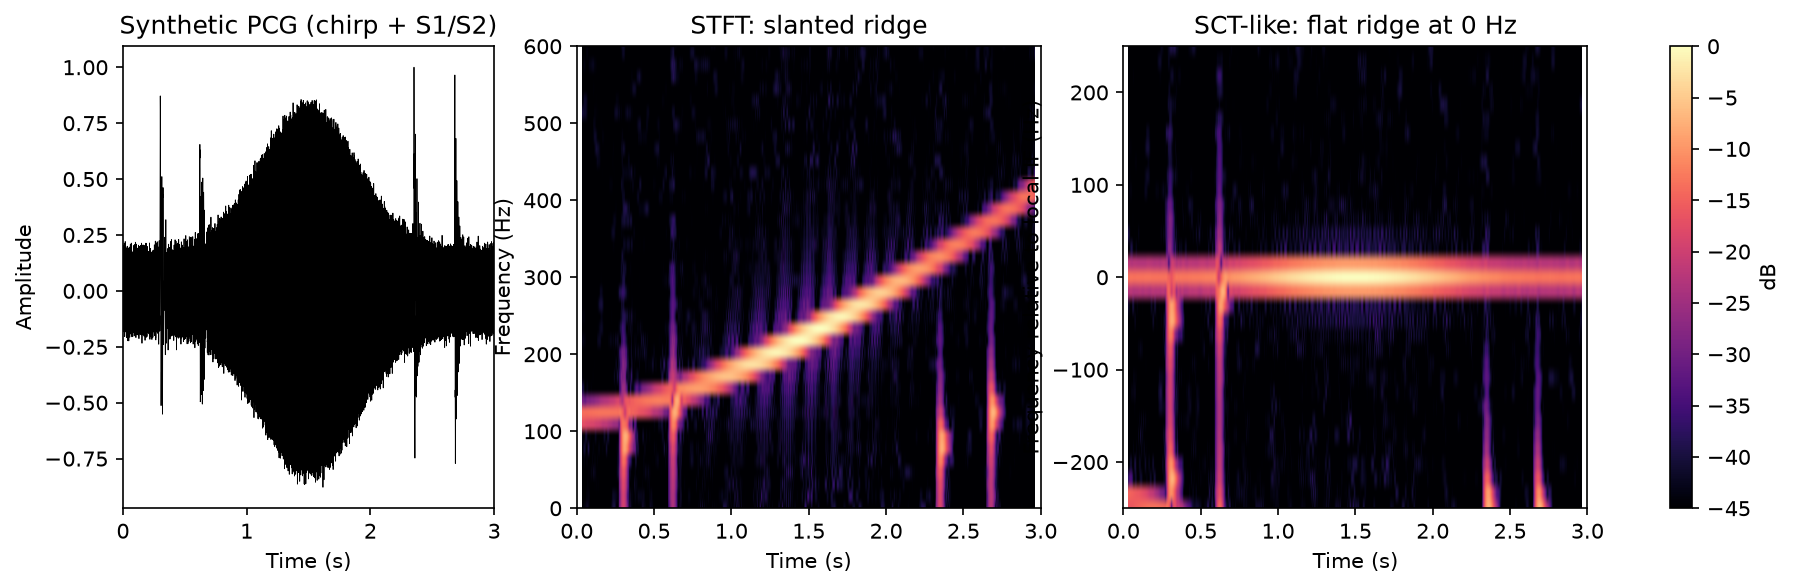

Generate this figure with Python:
"""STFT vs SCT-like 时频对比演示（Ghosh 2020 §2.2 的直观示意）。

⚠️ 这不是论文 SCT 的复现：论文用 spline-kernel chirplet transform 自己估计
瞬时频率（IF）；这里直接用合成信号里已知的 chirp 频率做解调，只为把
"先把频率掰直、再变换"这个核心思想画出来。

输出：11-ghosh-stft-vs-sct.png
"""
import numpy as np
import matplotlib
matplotlib.use("Agg")
import matplotlib.pyplot as plt

rng = np.random.default_rng(0)
fs, T = 4000, 3.0
t = np.arange(0, T, 1 / fs)

# --- 合成信号：上扫 chirp（当作杂音）+ 两个 S1/S2 爆发 + 噪声 ---
f_chirp = 120.0 + 300.0 * (t / T) ** 1.5
phase = 2 * np.pi * np.cumsum(f_chirp) / fs
env = 0.55 * np.exp(-((t - 1.5) / 0.55) ** 2) + 0.15

def burst(tc, freq, dur=0.08, amp=0.8):
    out = np.zeros_like(t)
    m = (t >= tc) & (t < tc + dur)
    seg = t[m] - tc
    out[m] = amp * np.sin(2 * np.pi * freq * seg) * np.exp(-seg / 0.02)
    return out

x = env * np.sin(phase) + burst(0.30, 90) + burst(0.62, 130) + burst(2.35, 85) + burst(2.68, 125)
x += 0.02 * rng.standard_normal(x.size)
x /= np.max(np.abs(x))

def stft(sig, win=256, hop=16, sigma=64):
    n = np.arange(win) - (win - 1) / 2
    w = np.exp(-0.5 * (n / sigma) ** 2)
    frames = range(0, sig.size - win, hop)
    S = np.stack([np.fft.fftshift(np.fft.fft(sig[i:i + win] * w)) for i in frames], axis=1)
    freqs = np.fft.fftshift(np.fft.fftfreq(win, 1 / fs))
    times = np.array([(i + win / 2) / fs for i in frames])
    return np.abs(S) ** 2, freqs, times

P, freqs, times = stft(x)

# --- 用已知 chirp 频率解调：把斜率"掰直" ---
corr = 2 * np.pi * np.cumsum(f_chirp) / fs
y = x * np.exp(-1j * corr)
Py, _, _ = stft(y)

def db(A):
    return 10 * np.log10(A / A.max() + 1e-12)

fig = plt.figure(figsize=(13.5, 4.0))
gs = fig.add_gridspec(1, 4, width_ratios=[1.0, 1.25, 1.25, 0.06], wspace=0.25)
ax0 = fig.add_subplot(gs[0, 0]); ax1 = fig.add_subplot(gs[0, 1]); ax2 = fig.add_subplot(gs[0, 2])
cax = fig.add_subplot(gs[0, 3])

ax0.plot(t, x, lw=0.4, color="k")
ax0.set_title("Synthetic PCG (chirp + S1/S2)", fontsize=12)
ax0.set_xlabel("Time (s)"); ax0.set_ylabel("Amplitude"); ax0.set_xlim(0, T)

im = ax1.imshow(db(P), origin="lower", aspect="auto", cmap="magma",
                extent=[times[0], times[-1], freqs[0], freqs[-1]], vmin=-45, vmax=0)
ax1.set_ylim(0, 600); ax1.set_xlim(0, T)
ax1.set_title("STFT: slanted ridge", fontsize=12)
ax1.set_xlabel("Time (s)"); ax1.set_ylabel("Frequency (Hz)")

ax2.imshow(db(Py), origin="lower", aspect="auto", cmap="magma",
           extent=[times[0], times[-1], freqs[0], freqs[-1]], vmin=-45, vmax=0)
ax2.set_ylim(-250, 250); ax2.set_xlim(0, T)
ax2.set_title("SCT-like: flat ridge at 0 Hz", fontsize=12)
ax2.set_xlabel("Time (s)"); ax2.set_ylabel("Frequency relative to local IF (Hz)")

fig.colorbar(im, cax=cax, label="dB")
fig.savefig("11-ghosh-stft-vs-sct.png", dpi=150, bbox_inches="tight")
print("saved")
